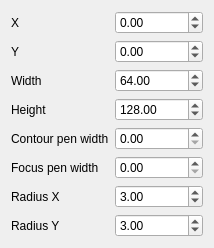
<?xml version="1.0" encoding="UTF-8"?>
<ui version="4.0">
 <class>QtRoundedRectItemDialog</class>
 <widget class="QDialog" name="QtRoundedRectItemDialog">
  <property name="geometry">
   <rect>
    <x>0</x>
    <y>0</y>
    <width>212</width>
    <height>220</height>
   </rect>
  </property>
  <property name="windowTitle">
   <string>QtRoundedRectItemDialog</string>
  </property>
  <layout class="QGridLayout" name="gridLayout">
   <item row="6" column="1">
    <widget class="QDoubleSpinBox" name="box_radius_x">
     <property name="value">
      <double>3.000000000000000</double>
     </property>
    </widget>
   </item>
   <item row="7" column="0">
    <widget class="QLabel" name="label_radius_y">
     <property name="text">
      <string>Radius Y</string>
     </property>
    </widget>
   </item>
   <item row="3" column="1">
    <widget class="QDoubleSpinBox" name="box_height">
     <property name="maximum">
      <double>1000.000000000000000</double>
     </property>
     <property name="value">
      <double>128.000000000000000</double>
     </property>
    </widget>
   </item>
   <item row="4" column="0">
    <widget class="QLabel" name="label_contour_pen_width">
     <property name="text">
      <string>Contour pen width</string>
     </property>
    </widget>
   </item>
   <item row="0" column="0">
    <widget class="QLabel" name="label_x">
     <property name="text">
      <string>X</string>
     </property>
    </widget>
   </item>
   <item row="7" column="1">
    <widget class="QDoubleSpinBox" name="box_radius_y">
     <property name="value">
      <double>3.000000000000000</double>
     </property>
    </widget>
   </item>
   <item row="6" column="0">
    <widget class="QLabel" name="label_radius_x">
     <property name="text">
      <string>Radius X</string>
     </property>
    </widget>
   </item>
   <item row="2" column="1">
    <widget class="QDoubleSpinBox" name="box_width">
     <property name="maximum">
      <double>1000.000000000000000</double>
     </property>
     <property name="value">
      <double>64.000000000000000</double>
     </property>
    </widget>
   </item>
   <item row="2" column="0">
    <widget class="QLabel" name="label_width">
     <property name="text">
      <string>Width</string>
     </property>
    </widget>
   </item>
   <item row="1" column="0">
    <widget class="QLabel" name="label_y">
     <property name="text">
      <string>Y</string>
     </property>
    </widget>
   </item>
   <item row="1" column="1">
    <widget class="QDoubleSpinBox" name="box_y">
     <property name="minimum">
      <double>-999999999.000000000000000</double>
     </property>
     <property name="maximum">
      <double>999999999.000000000000000</double>
     </property>
    </widget>
   </item>
   <item row="3" column="0">
    <widget class="QLabel" name="label_height">
     <property name="text">
      <string>Height</string>
     </property>
    </widget>
   </item>
   <item row="0" column="1">
    <widget class="QDoubleSpinBox" name="box_x">
     <property name="minimum">
      <double>-999999999.000000000000000</double>
     </property>
     <property name="maximum">
      <double>999999999.000000000000000</double>
     </property>
    </widget>
   </item>
   <item row="5" column="0">
    <widget class="QLabel" name="label_focus_pen_width">
     <property name="text">
      <string>Focus pen width</string>
     </property>
    </widget>
   </item>
   <item row="4" column="1">
    <widget class="QDoubleSpinBox" name="box_contour_pen_width"/>
   </item>
   <item row="5" column="1">
    <widget class="QDoubleSpinBox" name="box_focus_pen_width"/>
   </item>
  </layout>
 </widget>
 <resources/>
 <connections/>
</ui>
